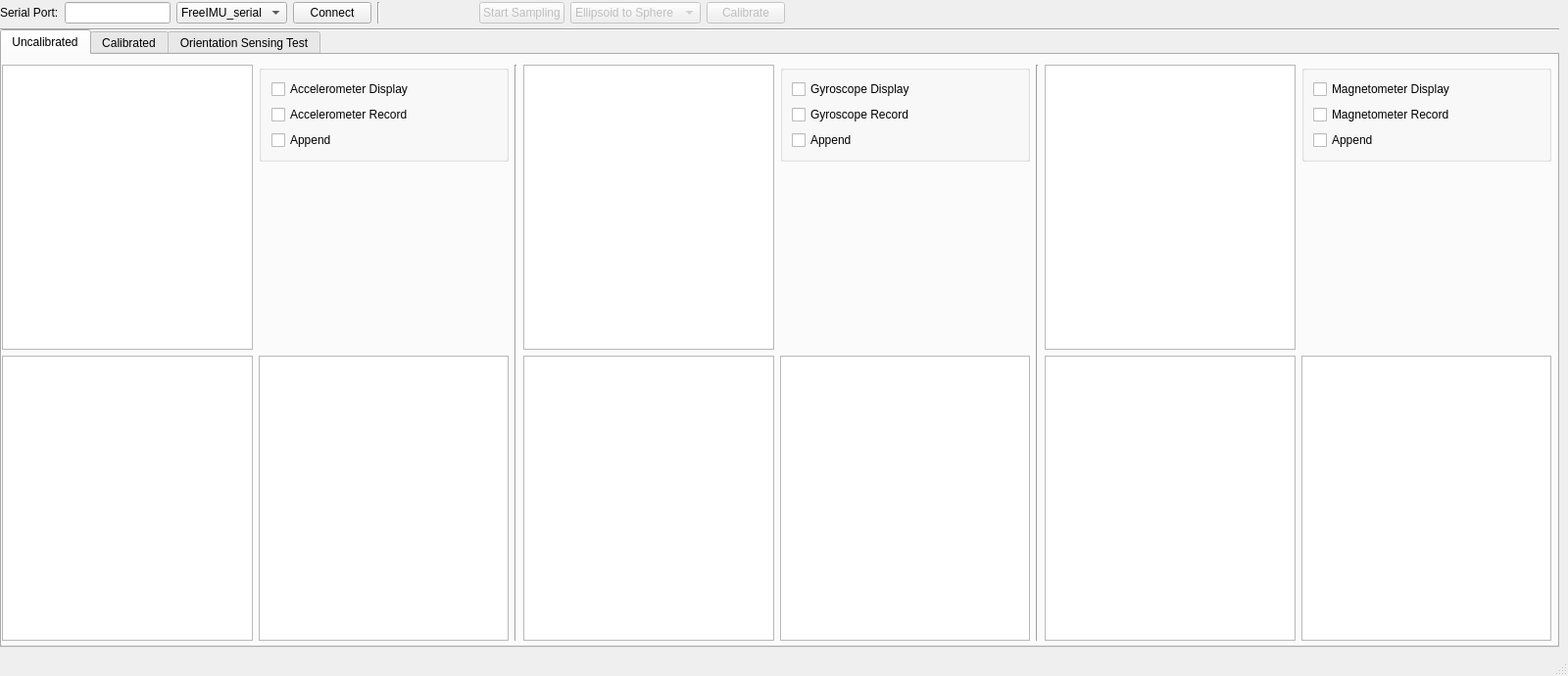
<?xml version="1.0" encoding="UTF-8"?>
<ui version="4.0">
 <class>FreeIMUCal</class>
 <widget class="QMainWindow" name="FreeIMUCal">
  <property name="geometry">
   <rect>
    <x>0</x>
    <y>0</y>
    <width>1600</width>
    <height>690</height>
   </rect>
  </property>
  <property name="sizePolicy">
   <sizepolicy hsizetype="Expanding" vsizetype="Expanding">
    <horstretch>0</horstretch>
    <verstretch>0</verstretch>
   </sizepolicy>
  </property>
  <property name="minimumSize">
   <size>
    <width>1200</width>
    <height>600</height>
   </size>
  </property>
  <property name="maximumSize">
   <size>
    <width>1600</width>
    <height>700</height>
   </size>
  </property>
  <property name="windowTitle">
   <string>FreeIMU Calibration Application</string>
  </property>
  <property name="documentMode">
   <bool>false</bool>
  </property>
  <widget class="QWidget" name="centralwidget">
   <property name="sizePolicy">
    <sizepolicy hsizetype="Maximum" vsizetype="Maximum">
     <horstretch>0</horstretch>
     <verstretch>0</verstretch>
    </sizepolicy>
   </property>
   <widget class="Line" name="line">
    <property name="geometry">
     <rect>
      <x>0</x>
      <y>20</y>
      <width>1591</width>
      <height>20</height>
     </rect>
    </property>
    <property name="orientation">
     <enum>Qt::Horizontal</enum>
    </property>
   </widget>
   <widget class="QWidget" name="gridLayoutWidget">
    <property name="geometry">
     <rect>
      <x>0</x>
      <y>0</y>
      <width>801</width>
      <height>26</height>
     </rect>
    </property>
    <layout class="QGridLayout" name="gridLayout" rowstretch="0">
     <property name="sizeConstraint">
      <enum>QLayout::SetDefaultConstraint</enum>
     </property>
     <item row="0" column="4">
      <widget class="Line" name="line_2">
       <property name="orientation">
        <enum>Qt::Vertical</enum>
       </property>
      </widget>
     </item>
     <item row="0" column="7">
      <widget class="QPushButton" name="samplingToggleButton">
       <property name="enabled">
        <bool>false</bool>
       </property>
       <property name="toolTip">
        <string>Toggle Start/Stop sampling of sensor data from the IMU</string>
       </property>
       <property name="text">
        <string>Start Sampling</string>
       </property>
       <property name="autoDefault">
        <bool>false</bool>
       </property>
       <property name="default">
        <bool>false</bool>
       </property>
       <property name="flat">
        <bool>false</bool>
       </property>
      </widget>
     </item>
     <item row="0" column="1">
      <widget class="QLineEdit" name="serialPortEdit"/>
     </item>
     <item row="0" column="9">
      <widget class="QPushButton" name="calibrateButton">
       <property name="enabled">
        <bool>false</bool>
       </property>
       <property name="toolTip">
        <string>Run calibration algorithm over the data collected</string>
       </property>
       <property name="text">
        <string>Calibrate</string>
       </property>
      </widget>
     </item>
     <item row="0" column="0">
      <widget class="QLabel" name="label">
       <property name="text">
        <string>Serial Port:</string>
       </property>
      </widget>
     </item>
     <item row="0" column="8">
      <widget class="QComboBox" name="calAlgorithmComboBox">
       <property name="enabled">
        <bool>false</bool>
       </property>
       <property name="toolTip">
        <string>&lt;html&gt;&lt;head/&gt;&lt;body&gt;&lt;p&gt;Calibration Algorithm used.&lt;/p&gt;&lt;/body&gt;&lt;/html&gt;</string>
       </property>
       <item>
        <property name="text">
         <string>Ellipsoid to Sphere</string>
        </property>
       </item>
      </widget>
     </item>
     <item row="0" column="3">
      <widget class="QPushButton" name="connectButton">
       <property name="toolTip">
        <string>Connect or Disconnect from the Arduino</string>
       </property>
       <property name="text">
        <string>Connect</string>
       </property>
      </widget>
     </item>
     <item row="0" column="6">
      <spacer name="horizontalSpacer">
       <property name="orientation">
        <enum>Qt::Horizontal</enum>
       </property>
       <property name="sizeHint" stdset="0">
        <size>
         <width>40</width>
         <height>20</height>
        </size>
       </property>
      </spacer>
     </item>
     <item row="0" column="2">
      <widget class="QComboBox" name="serialProtocol">
       <property name="enabled">
        <bool>true</bool>
       </property>
       <property name="toolTip">
        <string>Serial Protocol to Communicate with IMU</string>
       </property>
       <item>
        <property name="text">
         <string>FreeIMU_serial</string>
        </property>
       </item>
       <item>
        <property name="text">
         <string>FreeIMU_ZMQ</string>
        </property>
       </item>
      </widget>
     </item>
    </layout>
   </widget>
   <widget class="QTabWidget" name="tabWidget">
    <property name="geometry">
     <rect>
      <x>0</x>
      <y>30</y>
      <width>1591</width>
      <height>631</height>
     </rect>
    </property>
    <property name="sizePolicy">
     <sizepolicy hsizetype="Expanding" vsizetype="Expanding">
      <horstretch>1</horstretch>
      <verstretch>1</verstretch>
     </sizepolicy>
    </property>
    <property name="currentIndex">
     <number>0</number>
    </property>
    <widget class="QWidget" name="uncalibratedTab">
     <property name="enabled">
      <bool>true</bool>
     </property>
     <property name="sizePolicy">
      <sizepolicy hsizetype="Expanding" vsizetype="Expanding">
       <horstretch>0</horstretch>
       <verstretch>0</verstretch>
      </sizepolicy>
     </property>
     <property name="minimumSize">
      <size>
       <width>0</width>
       <height>0</height>
      </size>
     </property>
     <attribute name="title">
      <string>Uncalibrated</string>
     </attribute>
     <widget class="QWidget" name="gridLayoutWidget_4">
      <property name="geometry">
       <rect>
        <x>0</x>
        <y>10</y>
        <width>1581</width>
        <height>588</height>
       </rect>
      </property>
      <layout class="QGridLayout" name="gridLayout_4" rowstretch="0,0,0,0">
       <property name="sizeConstraint">
        <enum>QLayout::SetDefaultConstraint</enum>
       </property>
       <property name="leftMargin">
        <number>0</number>
       </property>
       <item row="3" column="3">
        <widget class="Line" name="line_4">
         <property name="lineWidth">
          <number>1</number>
         </property>
         <property name="orientation">
          <enum>Qt::Vertical</enum>
         </property>
        </widget>
       </item>
       <item row="3" column="1">
        <widget class="Line" name="line_3">
         <property name="lineWidth">
          <number>1</number>
         </property>
         <property name="orientation">
          <enum>Qt::Vertical</enum>
         </property>
        </widget>
       </item>
       <item row="3" column="6">
        <layout class="QGridLayout" name="gridLayout_3" columnstretch="0,0,0">
         <item row="1" column="0">
          <widget class="PlotWidget" name="magYZ">
           <property name="sizePolicy">
            <sizepolicy hsizetype="Expanding" vsizetype="Expanding">
             <horstretch>1</horstretch>
             <verstretch>1</verstretch>
            </sizepolicy>
           </property>
          </widget>
         </item>
         <item row="1" column="2">
          <widget class="PlotWidget" name="magZX">
           <property name="sizePolicy">
            <sizepolicy hsizetype="Expanding" vsizetype="Expanding">
             <horstretch>1</horstretch>
             <verstretch>1</verstretch>
            </sizepolicy>
           </property>
          </widget>
         </item>
         <item row="0" column="0">
          <widget class="PlotWidget" name="magXY">
           <property name="sizePolicy">
            <sizepolicy hsizetype="Expanding" vsizetype="Expanding">
             <horstretch>1</horstretch>
             <verstretch>1</verstretch>
            </sizepolicy>
           </property>
          </widget>
         </item>
         <item row="0" column="2" alignment="Qt::AlignTop">
          <widget class="QGroupBox" name="magPlotSettings">
           <property name="sizePolicy">
            <sizepolicy hsizetype="Expanding" vsizetype="Expanding">
             <horstretch>1</horstretch>
             <verstretch>1</verstretch>
            </sizepolicy>
           </property>
           <layout class="QVBoxLayout" name="verticalLayout_4">
            <item>
             <widget class="QCheckBox" name="magDisplay">
              <property name="enabled">
               <bool>true</bool>
              </property>
              <property name="sizePolicy">
               <sizepolicy hsizetype="Fixed" vsizetype="Fixed">
                <horstretch>0</horstretch>
                <verstretch>0</verstretch>
               </sizepolicy>
              </property>
              <property name="text">
               <string>Magnetometer Display</string>
              </property>
             </widget>
            </item>
            <item>
             <widget class="QCheckBox" name="magRecord">
              <property name="enabled">
               <bool>true</bool>
              </property>
              <property name="sizePolicy">
               <sizepolicy hsizetype="Fixed" vsizetype="Fixed">
                <horstretch>0</horstretch>
                <verstretch>0</verstretch>
               </sizepolicy>
              </property>
              <property name="text">
               <string>Magnetometer Record</string>
              </property>
             </widget>
            </item>
            <item alignment="Qt::AlignTop">
             <widget class="QCheckBox" name="magAppend">
              <property name="enabled">
               <bool>true</bool>
              </property>
              <property name="sizePolicy">
               <sizepolicy hsizetype="Fixed" vsizetype="Fixed">
                <horstretch>0</horstretch>
                <verstretch>0</verstretch>
               </sizepolicy>
              </property>
              <property name="text">
               <string>Append</string>
              </property>
             </widget>
            </item>
           </layout>
          </widget>
         </item>
        </layout>
       </item>
       <item row="3" column="2">
        <layout class="QGridLayout" name="gridLayout_7">
         <item row="1" column="2">
          <widget class="PlotWidget" name="gyrZX">
           <property name="sizePolicy">
            <sizepolicy hsizetype="Expanding" vsizetype="Expanding">
             <horstretch>1</horstretch>
             <verstretch>1</verstretch>
            </sizepolicy>
           </property>
          </widget>
         </item>
         <item row="0" column="0">
          <widget class="PlotWidget" name="gyrXY">
           <property name="sizePolicy">
            <sizepolicy hsizetype="Expanding" vsizetype="Expanding">
             <horstretch>1</horstretch>
             <verstretch>1</verstretch>
            </sizepolicy>
           </property>
          </widget>
         </item>
         <item row="1" column="0">
          <widget class="PlotWidget" name="gyrYZ">
           <property name="sizePolicy">
            <sizepolicy hsizetype="Expanding" vsizetype="Expanding">
             <horstretch>1</horstretch>
             <verstretch>1</verstretch>
            </sizepolicy>
           </property>
          </widget>
         </item>
         <item row="0" column="2" alignment="Qt::AlignTop">
          <widget class="QGroupBox" name="gyrPlotSettings">
           <property name="sizePolicy">
            <sizepolicy hsizetype="Expanding" vsizetype="Expanding">
             <horstretch>1</horstretch>
             <verstretch>1</verstretch>
            </sizepolicy>
           </property>
           <layout class="QVBoxLayout" name="verticalLayout_3">
            <item>
             <widget class="QCheckBox" name="gyrDisplay">
              <property name="enabled">
               <bool>true</bool>
              </property>
              <property name="sizePolicy">
               <sizepolicy hsizetype="Fixed" vsizetype="Fixed">
                <horstretch>0</horstretch>
                <verstretch>0</verstretch>
               </sizepolicy>
              </property>
              <property name="text">
               <string>Gyroscope Display</string>
              </property>
             </widget>
            </item>
            <item>
             <widget class="QCheckBox" name="gyrRecord">
              <property name="enabled">
               <bool>true</bool>
              </property>
              <property name="sizePolicy">
               <sizepolicy hsizetype="Fixed" vsizetype="Fixed">
                <horstretch>0</horstretch>
                <verstretch>0</verstretch>
               </sizepolicy>
              </property>
              <property name="text">
               <string>Gyroscope Record</string>
              </property>
             </widget>
            </item>
            <item alignment="Qt::AlignTop">
             <widget class="QCheckBox" name="gyrAppend">
              <property name="enabled">
               <bool>true</bool>
              </property>
              <property name="sizePolicy">
               <sizepolicy hsizetype="Fixed" vsizetype="Fixed">
                <horstretch>0</horstretch>
                <verstretch>0</verstretch>
               </sizepolicy>
              </property>
              <property name="text">
               <string>Append</string>
              </property>
             </widget>
            </item>
           </layout>
          </widget>
         </item>
        </layout>
       </item>
       <item row="3" column="0">
        <layout class="QGridLayout" name="gridLayout_5">
         <item row="2" column="2">
          <widget class="PlotWidget" name="accZX">
           <property name="sizePolicy">
            <sizepolicy hsizetype="Expanding" vsizetype="Expanding">
             <horstretch>1</horstretch>
             <verstretch>1</verstretch>
            </sizepolicy>
           </property>
          </widget>
         </item>
         <item row="0" column="0">
          <widget class="PlotWidget" name="accXY">
           <property name="sizePolicy">
            <sizepolicy hsizetype="Expanding" vsizetype="Expanding">
             <horstretch>1</horstretch>
             <verstretch>1</verstretch>
            </sizepolicy>
           </property>
          </widget>
         </item>
         <item row="2" column="0">
          <widget class="PlotWidget" name="accYZ">
           <property name="sizePolicy">
            <sizepolicy hsizetype="Expanding" vsizetype="Expanding">
             <horstretch>1</horstretch>
             <verstretch>1</verstretch>
            </sizepolicy>
           </property>
          </widget>
         </item>
         <item row="0" column="2" alignment="Qt::AlignTop">
          <widget class="QGroupBox" name="accPlotSettings">
           <property name="sizePolicy">
            <sizepolicy hsizetype="Expanding" vsizetype="Expanding">
             <horstretch>1</horstretch>
             <verstretch>1</verstretch>
            </sizepolicy>
           </property>
           <layout class="QVBoxLayout" name="verticalLayout_2">
            <property name="sizeConstraint">
             <enum>QLayout::SetNoConstraint</enum>
            </property>
            <property name="leftMargin">
             <number>10</number>
            </property>
            <property name="rightMargin">
             <number>1</number>
            </property>
            <item>
             <widget class="QCheckBox" name="accDisplay">
              <property name="enabled">
               <bool>true</bool>
              </property>
              <property name="sizePolicy">
               <sizepolicy hsizetype="Fixed" vsizetype="Fixed">
                <horstretch>0</horstretch>
                <verstretch>0</verstretch>
               </sizepolicy>
              </property>
              <property name="text">
               <string>Accelerometer Display</string>
              </property>
             </widget>
            </item>
            <item>
             <widget class="QCheckBox" name="accRecord">
              <property name="enabled">
               <bool>true</bool>
              </property>
              <property name="sizePolicy">
               <sizepolicy hsizetype="Fixed" vsizetype="Fixed">
                <horstretch>0</horstretch>
                <verstretch>0</verstretch>
               </sizepolicy>
              </property>
              <property name="text">
               <string>Accelerometer Record</string>
              </property>
             </widget>
            </item>
            <item alignment="Qt::AlignTop">
             <widget class="QCheckBox" name="accAppend">
              <property name="enabled">
               <bool>true</bool>
              </property>
              <property name="sizePolicy">
               <sizepolicy hsizetype="Fixed" vsizetype="Fixed">
                <horstretch>0</horstretch>
                <verstretch>0</verstretch>
               </sizepolicy>
              </property>
              <property name="text">
               <string>Append</string>
              </property>
             </widget>
            </item>
           </layout>
          </widget>
         </item>
        </layout>
       </item>
      </layout>
     </widget>
    </widget>
    <widget class="QWidget" name="calibratedTab">
     <property name="sizePolicy">
      <sizepolicy hsizetype="Expanding" vsizetype="Expanding">
       <horstretch>0</horstretch>
       <verstretch>0</verstretch>
      </sizepolicy>
     </property>
     <attribute name="title">
      <string>Calibrated</string>
     </attribute>
     <widget class="QWidget" name="horizontalLayoutWidget">
      <property name="geometry">
       <rect>
        <x>0</x>
        <y>380</y>
        <width>1191</width>
        <height>191</height>
       </rect>
      </property>
      <layout class="QHBoxLayout" name="horizontalLayout">
       <item>
        <widget class="QGroupBox" name="groupBox">
         <property name="sizePolicy">
          <sizepolicy hsizetype="Expanding" vsizetype="Expanding">
           <horstretch>0</horstretch>
           <verstretch>0</verstretch>
          </sizepolicy>
         </property>
         <property name="title">
          <string>Accelerometer</string>
         </property>
         <property name="alignment">
          <set>Qt::AlignLeading|Qt::AlignLeft|Qt::AlignVCenter</set>
         </property>
         <property name="flat">
          <bool>false</bool>
         </property>
         <property name="checkable">
          <bool>false</bool>
         </property>
         <widget class="QWidget" name="layoutWidget">
          <property name="geometry">
           <rect>
            <x>10</x>
            <y>20</y>
            <width>381</width>
            <height>166</height>
           </rect>
          </property>
          <layout class="QFormLayout" name="formLayout_3">
           <property name="sizeConstraint">
            <enum>QLayout::SetNoConstraint</enum>
           </property>
           <property name="fieldGrowthPolicy">
            <enum>QFormLayout::ExpandingFieldsGrow</enum>
           </property>
           <property name="labelAlignment">
            <set>Qt::AlignLeading|Qt::AlignLeft|Qt::AlignVCenter</set>
           </property>
           <item row="0" column="0">
            <widget class="QLabel" name="label_14">
             <property name="text">
              <string>Offset X</string>
             </property>
            </widget>
           </item>
           <item row="0" column="1">
            <widget class="QLineEdit" name="calRes_acc_OSx"/>
           </item>
           <item row="1" column="0">
            <widget class="QLabel" name="label_15">
             <property name="text">
              <string>Offset Y</string>
             </property>
            </widget>
           </item>
           <item row="1" column="1">
            <widget class="QLineEdit" name="calRes_acc_OSy">
             <property name="sizePolicy">
              <sizepolicy hsizetype="Expanding" vsizetype="Expanding">
               <horstretch>0</horstretch>
               <verstretch>0</verstretch>
              </sizepolicy>
             </property>
            </widget>
           </item>
           <item row="2" column="0">
            <widget class="QLabel" name="label_16">
             <property name="text">
              <string>Offset Z</string>
             </property>
            </widget>
           </item>
           <item row="2" column="1">
            <widget class="QLineEdit" name="calRes_acc_OSz"/>
           </item>
           <item row="3" column="0">
            <widget class="QLabel" name="label_17">
             <property name="text">
              <string>Scale X</string>
             </property>
            </widget>
           </item>
           <item row="3" column="1">
            <widget class="QLineEdit" name="calRes_acc_SCx"/>
           </item>
           <item row="4" column="0">
            <widget class="QLabel" name="label_18">
             <property name="text">
              <string>Scale Y</string>
             </property>
            </widget>
           </item>
           <item row="4" column="1">
            <widget class="QLineEdit" name="calRes_acc_SCy"/>
           </item>
           <item row="5" column="0">
            <widget class="QLabel" name="label_19">
             <property name="text">
              <string>Scale Z</string>
             </property>
            </widget>
           </item>
           <item row="5" column="1">
            <widget class="QLineEdit" name="calRes_acc_SCz"/>
           </item>
          </layout>
         </widget>
        </widget>
       </item>
       <item>
        <layout class="QHBoxLayout" name="horizontalLayout_5">
         <item>
          <widget class="QGroupBox" name="groupBox_3">
           <property name="sizePolicy">
            <sizepolicy hsizetype="Expanding" vsizetype="Expanding">
             <horstretch>0</horstretch>
             <verstretch>0</verstretch>
            </sizepolicy>
           </property>
           <property name="title">
            <string>Gyroscope</string>
           </property>
           <property name="alignment">
            <set>Qt::AlignLeading|Qt::AlignLeft|Qt::AlignVCenter</set>
           </property>
           <property name="flat">
            <bool>false</bool>
           </property>
           <property name="checkable">
            <bool>false</bool>
           </property>
           <widget class="QWidget" name="layoutWidget_3">
            <property name="geometry">
             <rect>
              <x>10</x>
              <y>20</y>
              <width>381</width>
              <height>166</height>
             </rect>
            </property>
            <layout class="QFormLayout" name="formLayout_4">
             <property name="sizeConstraint">
              <enum>QLayout::SetNoConstraint</enum>
             </property>
             <property name="fieldGrowthPolicy">
              <enum>QFormLayout::ExpandingFieldsGrow</enum>
             </property>
             <property name="labelAlignment">
              <set>Qt::AlignLeading|Qt::AlignLeft|Qt::AlignVCenter</set>
             </property>
             <item row="0" column="0">
              <widget class="QLabel" name="label_20">
               <property name="text">
                <string>Offset X</string>
               </property>
              </widget>
             </item>
             <item row="0" column="1">
              <widget class="QLineEdit" name="calRes_gyr_OSx"/>
             </item>
             <item row="1" column="0">
              <widget class="QLabel" name="label_21">
               <property name="text">
                <string>Offset Y</string>
               </property>
              </widget>
             </item>
             <item row="1" column="1">
              <widget class="QLineEdit" name="calRes_gyr_OSy">
               <property name="sizePolicy">
                <sizepolicy hsizetype="Expanding" vsizetype="Expanding">
                 <horstretch>0</horstretch>
                 <verstretch>0</verstretch>
                </sizepolicy>
               </property>
              </widget>
             </item>
             <item row="2" column="0">
              <widget class="QLabel" name="label_22">
               <property name="text">
                <string>Offset Z</string>
               </property>
              </widget>
             </item>
             <item row="2" column="1">
              <widget class="QLineEdit" name="calRes_gyr_OSz"/>
             </item>
             <item row="3" column="0">
              <widget class="QLabel" name="label_23">
               <property name="text">
                <string>Scale X</string>
               </property>
              </widget>
             </item>
             <item row="3" column="1">
              <widget class="QLineEdit" name="calRes_gyr_SCx"/>
             </item>
             <item row="4" column="0">
              <widget class="QLabel" name="label_24">
               <property name="text">
                <string>Scale Y</string>
               </property>
              </widget>
             </item>
             <item row="4" column="1">
              <widget class="QLineEdit" name="calRes_gyr_SCy"/>
             </item>
             <item row="5" column="0">
              <widget class="QLabel" name="label_25">
               <property name="text">
                <string>Scale Z</string>
               </property>
              </widget>
             </item>
             <item row="5" column="1">
              <widget class="QLineEdit" name="calRes_gyr_SCz"/>
             </item>
            </layout>
           </widget>
          </widget>
         </item>
        </layout>
       </item>
       <item>
        <widget class="QGroupBox" name="groupBox_2">
         <property name="sizePolicy">
          <sizepolicy hsizetype="Expanding" vsizetype="Expanding">
           <horstretch>0</horstretch>
           <verstretch>0</verstretch>
          </sizepolicy>
         </property>
         <property name="title">
          <string>Magnetometer</string>
         </property>
         <widget class="QWidget" name="layoutWidget_2">
          <property name="geometry">
           <rect>
            <x>10</x>
            <y>20</y>
            <width>381</width>
            <height>166</height>
           </rect>
          </property>
          <layout class="QFormLayout" name="formLayout_5">
           <property name="sizeConstraint">
            <enum>QLayout::SetNoConstraint</enum>
           </property>
           <property name="fieldGrowthPolicy">
            <enum>QFormLayout::ExpandingFieldsGrow</enum>
           </property>
           <property name="labelAlignment">
            <set>Qt::AlignLeading|Qt::AlignLeft|Qt::AlignVCenter</set>
           </property>
           <item row="0" column="0">
            <widget class="QLabel" name="label_27">
             <property name="text">
              <string>Offset X</string>
             </property>
            </widget>
           </item>
           <item row="0" column="1">
            <widget class="QLineEdit" name="calRes_mag_OSx"/>
           </item>
           <item row="1" column="0">
            <widget class="QLabel" name="label_28">
             <property name="text">
              <string>Offset Y</string>
             </property>
            </widget>
           </item>
           <item row="1" column="1">
            <widget class="QLineEdit" name="calRes_mag_OSy">
             <property name="sizePolicy">
              <sizepolicy hsizetype="Expanding" vsizetype="Expanding">
               <horstretch>0</horstretch>
               <verstretch>0</verstretch>
              </sizepolicy>
             </property>
            </widget>
           </item>
           <item row="2" column="0">
            <widget class="QLabel" name="label_29">
             <property name="text">
              <string>Offset Z</string>
             </property>
            </widget>
           </item>
           <item row="2" column="1">
            <widget class="QLineEdit" name="calRes_mag_OSz"/>
           </item>
           <item row="3" column="0">
            <widget class="QLabel" name="label_30">
             <property name="text">
              <string>Scale X</string>
             </property>
            </widget>
           </item>
           <item row="3" column="1">
            <widget class="QLineEdit" name="calRes_mag_SCx"/>
           </item>
           <item row="4" column="0">
            <widget class="QLabel" name="label_31">
             <property name="text">
              <string>Scale Y</string>
             </property>
            </widget>
           </item>
           <item row="4" column="1">
            <widget class="QLineEdit" name="calRes_mag_SCy"/>
           </item>
           <item row="5" column="0">
            <widget class="QLabel" name="label_32">
             <property name="text">
              <string>Scale Z</string>
             </property>
            </widget>
           </item>
           <item row="5" column="1">
            <widget class="QLineEdit" name="calRes_mag_SCz"/>
           </item>
          </layout>
         </widget>
        </widget>
       </item>
      </layout>
     </widget>
     <widget class="QWidget" name="horizontalLayoutWidget_2">
      <property name="geometry">
       <rect>
        <x>720</x>
        <y>570</y>
        <width>471</width>
        <height>31</height>
       </rect>
      </property>
      <layout class="QHBoxLayout" name="horizontalLayout_2">
       <item>
        <widget class="QPushButton" name="saveCalibrationEEPROMButton">
         <property name="enabled">
          <bool>false</bool>
         </property>
         <property name="sizePolicy">
          <sizepolicy hsizetype="Minimum" vsizetype="Expanding">
           <horstretch>0</horstretch>
           <verstretch>0</verstretch>
          </sizepolicy>
         </property>
         <property name="toolTip">
          <string>Store the calibration parameters to the microcontroller EEPROM</string>
         </property>
         <property name="text">
          <string>Save to EEPROM</string>
         </property>
        </widget>
       </item>
       <item>
        <widget class="QPushButton" name="saveCalibrationJSONButton">
         <property name="enabled">
          <bool>false</bool>
         </property>
         <property name="sizePolicy">
          <sizepolicy hsizetype="Minimum" vsizetype="Expanding">
           <horstretch>0</horstretch>
           <verstretch>0</verstretch>
          </sizepolicy>
         </property>
         <property name="toolTip">
          <string>Store the calibration parameters to the microcontroller EEPROM</string>
         </property>
         <property name="text">
          <string>Save to JSON</string>
         </property>
        </widget>
       </item>
       <item>
        <widget class="QPushButton" name="saveCalibrationHeaderButton">
         <property name="enabled">
          <bool>false</bool>
         </property>
         <property name="sizePolicy">
          <sizepolicy hsizetype="Minimum" vsizetype="Expanding">
           <horstretch>0</horstretch>
           <verstretch>0</verstretch>
          </sizepolicy>
         </property>
         <property name="toolTip">
          <string>Store the calibration parameters in an header .h file. When such header is active the EEPROM calibration storage code is disabled thus saving program and data memory.</string>
         </property>
         <property name="text">
          <string>Save to calibration.h</string>
         </property>
        </widget>
       </item>
      </layout>
     </widget>
     <widget class="QWidget" name="horizontalLayoutWidget_3">
      <property name="geometry">
       <rect>
        <x>0</x>
        <y>0</y>
        <width>1191</width>
        <height>381</height>
       </rect>
      </property>
      <layout class="QHBoxLayout" name="horizontalLayout_3">
       <item>
        <widget class="QTabWidget" name="tabWidget_2">
         <property name="tabPosition">
          <enum>QTabWidget::South</enum>
         </property>
         <property name="tabShape">
          <enum>QTabWidget::Rounded</enum>
         </property>
         <property name="currentIndex">
          <number>0</number>
         </property>
         <property name="usesScrollButtons">
          <bool>true</bool>
         </property>
         <property name="documentMode">
          <bool>false</bool>
         </property>
         <property name="tabsClosable">
          <bool>false</bool>
         </property>
         <property name="movable">
          <bool>false</bool>
         </property>
         <widget class="QWidget" name="tab">
          <attribute name="title">
           <string>Acc XY</string>
          </attribute>
          <widget class="PlotWidget" name="accXY_cal">
           <property name="geometry">
            <rect>
             <x>0</x>
             <y>0</y>
             <width>351</width>
             <height>351</height>
            </rect>
           </property>
           <property name="sizePolicy">
            <sizepolicy hsizetype="Expanding" vsizetype="Expanding">
             <horstretch>0</horstretch>
             <verstretch>1</verstretch>
            </sizepolicy>
           </property>
          </widget>
         </widget>
         <widget class="QWidget" name="tab_4">
          <attribute name="title">
           <string>Acc YZ</string>
          </attribute>
          <widget class="PlotWidget" name="accYZ_cal">
           <property name="geometry">
            <rect>
             <x>0</x>
             <y>0</y>
             <width>351</width>
             <height>351</height>
            </rect>
           </property>
           <property name="sizePolicy">
            <sizepolicy hsizetype="Expanding" vsizetype="Expanding">
             <horstretch>0</horstretch>
             <verstretch>1</verstretch>
            </sizepolicy>
           </property>
          </widget>
         </widget>
         <widget class="QWidget" name="tab_3">
          <attribute name="title">
           <string>Acc ZX</string>
          </attribute>
          <widget class="PlotWidget" name="accZX_cal">
           <property name="geometry">
            <rect>
             <x>0</x>
             <y>0</y>
             <width>351</width>
             <height>351</height>
            </rect>
           </property>
           <property name="sizePolicy">
            <sizepolicy hsizetype="Expanding" vsizetype="Expanding">
             <horstretch>0</horstretch>
             <verstretch>1</verstretch>
            </sizepolicy>
           </property>
          </widget>
         </widget>
         <widget class="QWidget" name="tab_7">
          <attribute name="title">
           <string>Acc 3D</string>
          </attribute>
         </widget>
        </widget>
       </item>
       <item>
        <widget class="QTabWidget" name="tabWidget_4">
         <property name="tabPosition">
          <enum>QTabWidget::South</enum>
         </property>
         <property name="tabShape">
          <enum>QTabWidget::Rounded</enum>
         </property>
         <property name="currentIndex">
          <number>0</number>
         </property>
         <property name="usesScrollButtons">
          <bool>true</bool>
         </property>
         <property name="documentMode">
          <bool>false</bool>
         </property>
         <property name="tabsClosable">
          <bool>false</bool>
         </property>
         <property name="movable">
          <bool>false</bool>
         </property>
         <widget class="QWidget" name="tab_10">
          <attribute name="title">
           <string>Gyr XY</string>
          </attribute>
          <widget class="PlotWidget" name="gyrXY_cal">
           <property name="geometry">
            <rect>
             <x>0</x>
             <y>0</y>
             <width>351</width>
             <height>351</height>
            </rect>
           </property>
           <property name="sizePolicy">
            <sizepolicy hsizetype="Expanding" vsizetype="Expanding">
             <horstretch>0</horstretch>
             <verstretch>1</verstretch>
            </sizepolicy>
           </property>
          </widget>
         </widget>
         <widget class="QWidget" name="tab_11">
          <attribute name="title">
           <string>Gyr YZ</string>
          </attribute>
          <widget class="PlotWidget" name="gyrYZ_cal">
           <property name="geometry">
            <rect>
             <x>0</x>
             <y>0</y>
             <width>351</width>
             <height>351</height>
            </rect>
           </property>
           <property name="sizePolicy">
            <sizepolicy hsizetype="Expanding" vsizetype="Expanding">
             <horstretch>0</horstretch>
             <verstretch>1</verstretch>
            </sizepolicy>
           </property>
          </widget>
         </widget>
         <widget class="QWidget" name="tab_12">
          <attribute name="title">
           <string>Gyr ZX</string>
          </attribute>
          <widget class="PlotWidget" name="gyrZX_cal">
           <property name="geometry">
            <rect>
             <x>0</x>
             <y>0</y>
             <width>351</width>
             <height>351</height>
            </rect>
           </property>
           <property name="sizePolicy">
            <sizepolicy hsizetype="Expanding" vsizetype="Expanding">
             <horstretch>0</horstretch>
             <verstretch>1</verstretch>
            </sizepolicy>
           </property>
          </widget>
         </widget>
         <widget class="QWidget" name="tab_13">
          <attribute name="title">
           <string>Gyr 3D</string>
          </attribute>
         </widget>
        </widget>
       </item>
       <item>
        <widget class="QTabWidget" name="tabWidget_3">
         <property name="tabPosition">
          <enum>QTabWidget::South</enum>
         </property>
         <property name="tabShape">
          <enum>QTabWidget::Rounded</enum>
         </property>
         <property name="currentIndex">
          <number>0</number>
         </property>
         <property name="usesScrollButtons">
          <bool>true</bool>
         </property>
         <property name="documentMode">
          <bool>false</bool>
         </property>
         <property name="tabsClosable">
          <bool>false</bool>
         </property>
         <property name="movable">
          <bool>false</bool>
         </property>
         <widget class="QWidget" name="tab_2">
          <attribute name="title">
           <string>Mag XY</string>
          </attribute>
          <widget class="PlotWidget" name="magXY_cal">
           <property name="geometry">
            <rect>
             <x>0</x>
             <y>0</y>
             <width>351</width>
             <height>351</height>
            </rect>
           </property>
           <property name="sizePolicy">
            <sizepolicy hsizetype="Expanding" vsizetype="Expanding">
             <horstretch>0</horstretch>
             <verstretch>1</verstretch>
            </sizepolicy>
           </property>
          </widget>
         </widget>
         <widget class="QWidget" name="tab_5">
          <attribute name="title">
           <string>Mag YZ</string>
          </attribute>
          <widget class="PlotWidget" name="magYZ_cal">
           <property name="geometry">
            <rect>
             <x>0</x>
             <y>0</y>
             <width>351</width>
             <height>351</height>
            </rect>
           </property>
           <property name="sizePolicy">
            <sizepolicy hsizetype="Expanding" vsizetype="Expanding">
             <horstretch>0</horstretch>
             <verstretch>1</verstretch>
            </sizepolicy>
           </property>
          </widget>
         </widget>
         <widget class="QWidget" name="tab_6">
          <attribute name="title">
           <string>Mag ZX</string>
          </attribute>
          <widget class="PlotWidget" name="magZX_cal">
           <property name="geometry">
            <rect>
             <x>0</x>
             <y>0</y>
             <width>351</width>
             <height>351</height>
            </rect>
           </property>
           <property name="sizePolicy">
            <sizepolicy hsizetype="Expanding" vsizetype="Expanding">
             <horstretch>0</horstretch>
             <verstretch>1</verstretch>
            </sizepolicy>
           </property>
          </widget>
         </widget>
         <widget class="QWidget" name="tab_8">
          <attribute name="title">
           <string>Mag 3D</string>
          </attribute>
         </widget>
        </widget>
       </item>
      </layout>
     </widget>
     <widget class="QWidget" name="horizontalLayoutWidget_4">
      <property name="geometry">
       <rect>
        <x>0</x>
        <y>570</y>
        <width>161</width>
        <height>31</height>
       </rect>
      </property>
      <layout class="QHBoxLayout" name="horizontalLayout_4">
       <item>
        <widget class="QPushButton" name="clearCalibrationEEPROMButton">
         <property name="enabled">
          <bool>false</bool>
         </property>
         <property name="sizePolicy">
          <sizepolicy hsizetype="Minimum" vsizetype="Expanding">
           <horstretch>0</horstretch>
           <verstretch>0</verstretch>
          </sizepolicy>
         </property>
         <property name="toolTip">
          <string>&lt;html&gt;&lt;head/&gt;&lt;body&gt;&lt;p&gt;Clear any calibration parameter from the microcontroller EEPROM&lt;/p&gt;&lt;/body&gt;&lt;/html&gt;</string>
         </property>
         <property name="text">
          <string>Clear EEPROM</string>
         </property>
        </widget>
       </item>
      </layout>
     </widget>
    </widget>
    <widget class="QWidget" name="orientationSensingTab">
     <property name="sizePolicy">
      <sizepolicy hsizetype="Expanding" vsizetype="Expanding">
       <horstretch>0</horstretch>
       <verstretch>0</verstretch>
      </sizepolicy>
     </property>
     <attribute name="title">
      <string>Orientation Sensing Test</string>
     </attribute>
     <widget class="QLabel" name="label_4">
      <property name="geometry">
       <rect>
        <x>290</x>
        <y>270</y>
        <width>261</width>
        <height>16</height>
       </rect>
      </property>
      <property name="text">
       <string>To Be Implemented</string>
      </property>
     </widget>
    </widget>
   </widget>
  </widget>
  <widget class="QStatusBar" name="statusbar"/>
 </widget>
 <customwidgets>
  <customwidget>
   <class>PlotWidget</class>
   <extends>QGraphicsView</extends>
   <header>pyqtgraph</header>
  </customwidget>
 </customwidgets>
 <resources/>
 <connections/>
</ui>
